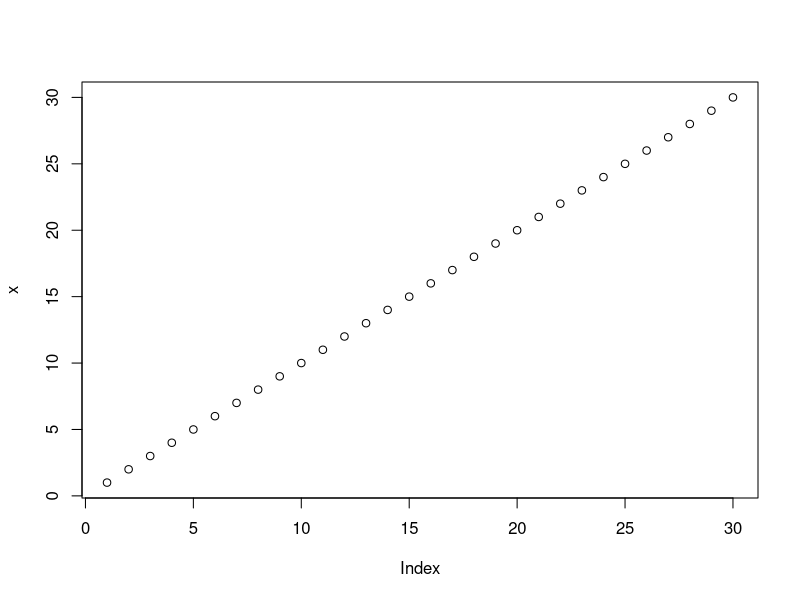
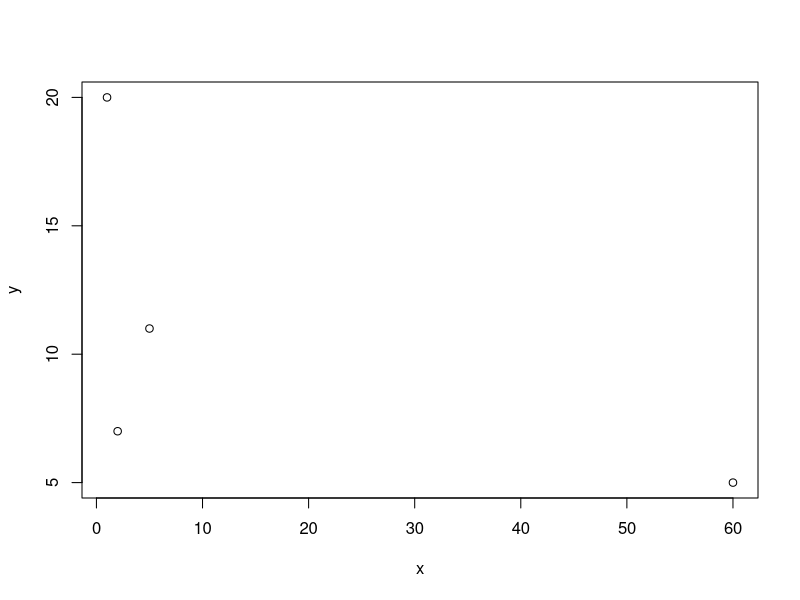
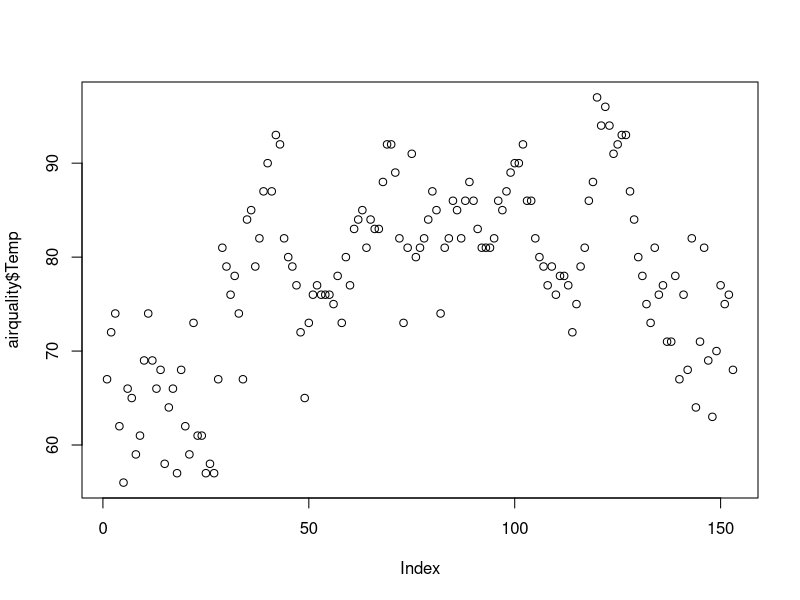
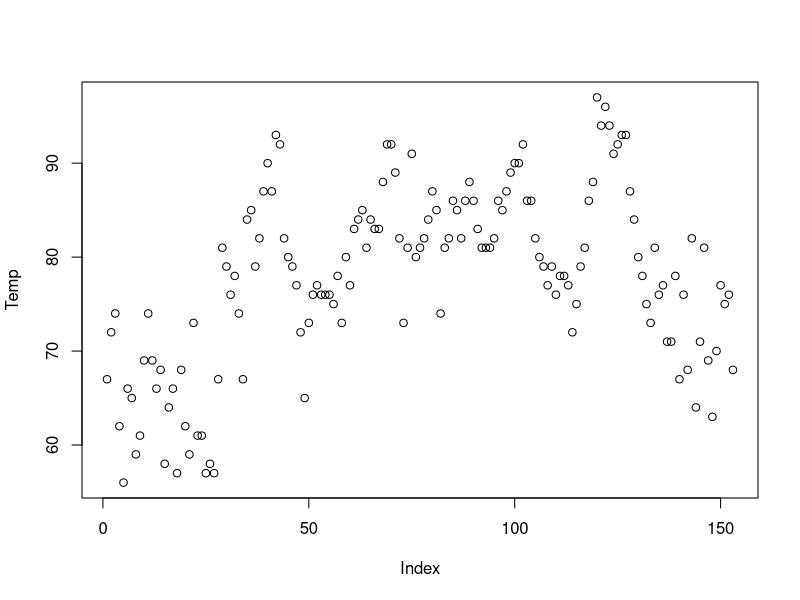
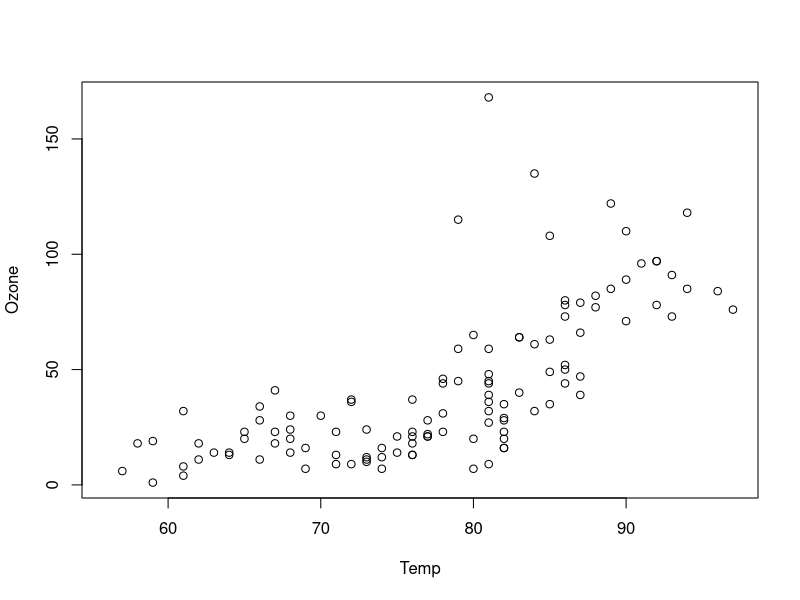

Write the R code that produced these figures, in order.
2+5

3/3

3-3

2^3

x = 5

y = 10

z = x + y

x = 1:30

plot(x)

x = 30

x <- 30

30 -> x

x = c(1, 5, 60, 2)

y = c(20, 11, 5, 7)

plot(x,y)

min(x)

max(x)

summary(x)

data()

data("airquality")

summary(airquality)

plot(airquality$Temp)

attach(airquality)

plot(Temp)

plot(Temp,Ozone)
